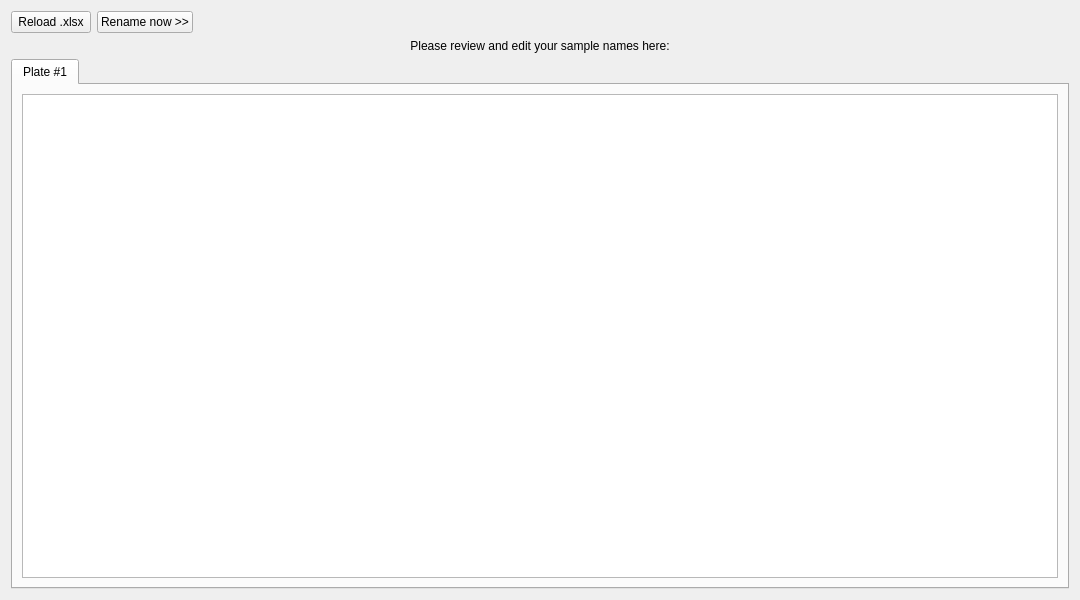
<?xml version="1.0" encoding="UTF-8"?>
<ui version="4.0">
 <class>Form</class>
 <widget class="QWidget" name="Form">
  <property name="geometry">
   <rect>
    <x>0</x>
    <y>0</y>
    <width>1080</width>
    <height>600</height>
   </rect>
  </property>
  <property name="windowTitle">
   <string>Renaming preview (CytoFlex)</string>
  </property>
  <layout class="QGridLayout" name="gridLayout">
   <item row="0" column="0">
    <layout class="QHBoxLayout" name="horizontalLayout">
     <item>
      <widget class="QPushButton" name="pushButton_2">
       <property name="text">
        <string>Reload .xlsx</string>
       </property>
      </widget>
     </item>
     <item>
      <widget class="QPushButton" name="pushButton">
       <property name="text">
        <string>Rename now &gt;&gt;</string>
       </property>
      </widget>
     </item>
     <item>
      <spacer name="horizontalSpacer">
       <property name="orientation">
        <enum>Qt::Horizontal</enum>
       </property>
       <property name="sizeHint" stdset="0">
        <size>
         <width>40</width>
         <height>20</height>
        </size>
       </property>
      </spacer>
     </item>
    </layout>
   </item>
   <item row="2" column="0">
    <widget class="QTabWidget" name="tabWidget">
     <property name="tabShape">
      <enum>QTabWidget::Rounded</enum>
     </property>
     <property name="currentIndex">
      <number>0</number>
     </property>
     <widget class="QWidget" name="tab_plate1">
      <attribute name="title">
       <string>Plate #1</string>
      </attribute>
      <layout class="QHBoxLayout" name="horizontalLayout_2">
       <item>
        <widget class="QTableView" name="tableView1">
         <property name="font">
          <font>
           <pointsize>8</pointsize>
          </font>
         </property>
         <property name="wordWrap">
          <bool>true</bool>
         </property>
         <attribute name="horizontalHeaderDefaultSectionSize">
          <number>170</number>
         </attribute>
        </widget>
       </item>
      </layout>
     </widget>
    </widget>
   </item>
   <item row="1" column="0">
    <widget class="QLabel" name="label">
     <property name="text">
      <string>Please review and edit your sample names here:</string>
     </property>
     <property name="alignment">
      <set>Qt::AlignCenter</set>
     </property>
    </widget>
   </item>
  </layout>
 </widget>
 <resources/>
 <connections/>
</ui>
